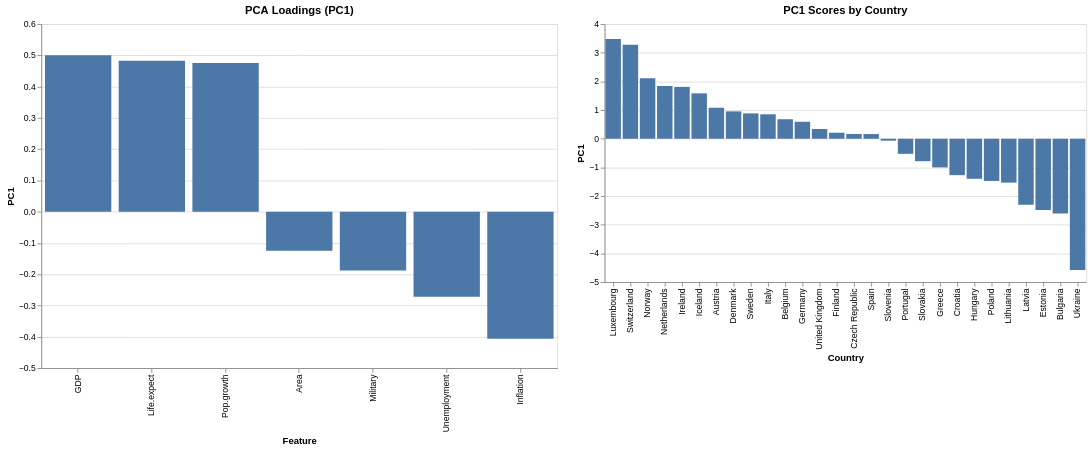

The code cell stored with this chart in its notebook:
### Code cell
loads_bars_pc1 = alt.Chart(loadings_df).mark_bar().encode(
    x=alt.X('Feature', sort='-y'),  # Sort by PC1 value in descending order
    y='PC1',
    tooltip=['Feature', 'PC1']
).properties(
    title='PCA Loadings (PC1)',
    width=600,
    height=400
)

score_bars_pc1 = alt.Chart(scores_df).mark_bar().encode(
    x=alt.X('Country', sort='-y'), # Sort countries by PC1 score
    y='PC1',
    tooltip=['Country', 'PC1'] + list(numerical_cols)
).properties(
    title='PC1 Scores by Country'
)

# Display charts side by side
(loads_bars_pc1 | score_bars_pc1)

### Figure 1 — Vega-Lite specification as saved in the notebook (floating-point values rounded to 4 significant figures)
{"config": {"view": {"continuousWidth": 300, "continuousHeight": 300}}, "hconcat": [{"data": {"name": "data-2eef9b7e00273fbb82afa03fa78ae248"}, "mark": {"type": "bar"}, "encoding": {"tooltip": [{"field": "Feature", "type": "nominal"}, {"field": "PC1", "type": "quantitative"}], "x": {"field": "Feature", "sort": "-y", "type": "nominal"}, "y": {"field": "PC1", "type": "quantitative"}}, "height": 400, "title": "PCA Loadings (PC1)", "width": 600}, {"data": {"name": "data-e6967046ac1c29c06eaadbbf4236b8d1"}, "mark": {"type": "bar"}, "encoding": {"tooltip": [{"field": "Country", "type": "nominal"}, {"field": "PC1", "type": "quantitative"}, {"field": "Area", "type": "quantitative"}, {"field": "GDP", "type": "quantitative"}, {"field": "Inflation", "type": "quantitative"}, {"field": "Life.expect", "type": "quantitative"}, {"field": "Military", "type": "quantitative"}, {"field": "Pop.growth", "type": "quantitative"}, {"field": "Unemployment", "type": "quantitative"}], "x": {"field": "Country", "sort": "-y", "type": "nominal"}, "y": {"field": "PC1", "type": "quantitative"}}, "title": "PC1 Scores by Country"}], "$schema": "https://vega.github.io/schema/vega-lite/v5.20.1.json", "datasets": {"data-2eef9b7e00273fbb82afa03fa78ae248": [{"PC1": -0.1249, "PC2": -0.1729, "Feature": "Area", "PC1_scaled": -0.2497, "PC2_scaled": -0.3457, "zero": 0}, {"PC1": 0.5005, "PC2": -0.1301, "Feature": "GDP", "PC1_scaled": 1.001, "PC2_scaled": -0.2603, "zero": 0}, {"PC1": -0.4065, "PC2": -0.3697, "Feature": "Inflation", "PC1_scaled": -0.813, "PC2_scaled": -0.7393, "zero": 0}, {"PC1": 0.4829, "PC2": 0.2652, "Feature": "Life.expect", "PC1_scaled": 0.9657, "PC2_scaled": 0.5305, "zero": 0}, {"PC1": -0.1881, "PC2": 0.6583, "Feature": "Military", "PC1_scaled": -0.3762, "PC2_scaled": 1.317, "zero": 0}, {"PC1": 0.4757, "PC2": 0.08262, "Feature": "Pop.growth", "PC1_scaled": 0.9514, "PC2_scaled": 0.1652, "zero": 0}, {"PC1": -0.2717, "PC2": 0.5532, "Feature": "Unemployment", "PC1_scaled": -0.5433, "PC2_scaled": 1.106, "zero": 0}], "data-e6967046ac1c29c06eaadbbf4236b8d1": [{"PC1": 1.082, "PC2": -1.27, "Country": "Austria", "Area": 83871, "GDP": 41600, "Inflation": 3.5, "Life.expect": 79.91, "Military": 0.8, "Pop.growth": 0.03, "Unemployment": 4.2, "dx": 25, "dy": 0}, {"PC1": 0.6811, "PC2": -0.416, "Country": "Belgium", "Area": 30528, "GDP": 37800, "Inflation": 3.5, "Life.expect": 79.65, "Military": 1.3, "Pop.growth": 0.06, "Unemployment": 7.2, "dx": -20, "dy": 15}, {"PC1": -2.61, "PC2": 0.2696, "Country": "Bulgaria", "Area": 110879, "GDP": 13800, "Inflation": 4.2, "Life.expect": 73.84, "Military": 2.6, "Pop.growth": -0.8, "Unemployment": 9.6, "dx": 25, "dy": 0}, {"PC1": -1.27, "PC2": 1.901, "Country": "Croatia", "Area": 56594, "GDP": 18000, "Inflation": 2.3, "Life.expect": 75.99, "Military": 2.39, "Pop.growth": -0.09, "Unemployment": 17.7, "dx": 25, "dy": 0}, {"PC1": 0.1672, "PC2": -0.1319, "Country": "Czech Republic", "Area": 78867, "GDP": 27100, "Inflation": 1.9, "Life.expect": 77.38, "Military": 1.15, "Pop.growth": -0.13, "Unemployment": 8.5, "dx": 45, "dy": -1}, {"PC1": 0.9552, "PC2": -0.4096, "Country": "Denmark", "Area": 43094, "GDP": 37000, "Inflation": 2.8, "Life.expect": 78.78, "Military": 1.3, "Pop.growth": 0.24, "Unemployment": 6.1, "dx": 25, "dy": 3}, {"PC1": -2.488, "PC2": -0.08578, "Country": "Estonia", "Area": 45228, "GDP": 20400, "Inflation": 5.0, "Life.expect": 73.58, "Military": 2.0, "Pop.growth": -0.65, "Unemployment": 12.5, "dx": 25, "dy": 0}, {"PC1": 0.2106, "PC2": -0.03372, "Country": "Finland", "Area": 338145, "GDP": 36000, "Inflation": 3.3, "Life.expect": 79.41, "Military": 2.0, "Pop.growth": 0.07, "Unemployment": 7.8, "dx": 25, "dy": -1}, {"PC1": 0.5924, "PC2": -0.4718, "Country": "Germany", "Area": 357022, "GDP": 38100, "Inflation": 2.5, "Life.expect": 80.19, "Military": 1.5, "Pop.growth": -0.2, "Unemployment": 6.0, "dx": 10, "dy": -12}, {"PC1": -1.0, "PC2": 3.407, "Country": "Greece", "Area": 131957, "GDP": 26300, "Inflation": 3.3, "Life.expect": 80.05, "Military": 4.3, "Pop.growth": 0.06, "Unemployment": 17.4, "dx": 25, "dy": 0}, {"PC1": -1.397, "PC2": -0.03423, "Country": "Hungary", "Area": 93028, "GDP": 19600, "Inflation": 3.9, "Life.expect": 75.02, "Military": 1.75, "Pop.growth": -0.18, "Unemployment": 10.9, "dx": 25, "dy": 0}, {"PC1": 1.584, "PC2": -1.477, "Country": "Iceland", "Area": 103000, "GDP": 38100, "Inflation": 4.0, "Life.expect": 81.0, "Military": 0.0, "Pop.growth": 0.67, "Unemployment": 7.4, "dx": 25, "dy": 0}, {"PC1": 1.809, "PC2": 0.5218, "Country": "Ireland", "Area": 70273, "GDP": 40800, "Inflation": 2.6, "Life.expect": 80.32, "Military": 0.9, "Pop.growth": 1.11, "Unemployment": 14.4, "dx": 25, "dy": 0}, {"PC1": 0.8532, "PC2": 0.3278, "Country": "Italy", "Area": 301340, "GDP": 30500, "Inflation": 2.9, "Life.expect": 81.86, "Military": 1.8, "Pop.growth": 0.38, "Unemployment": 8.4, "dx": 25, "dy": 0}, {"PC1": -2.306, "PC2": -0.6753, "Country": "Latvia", "Area": 64589, "GDP": 16800, "Inflation": 4.4, "Life.expect": 72.93, "Military": 1.1, "Pop.growth": -0.6, "Unemployment": 12.8, "dx": 25, "dy": 0}, {"PC1": -1.53, "PC2": -0.195, "Country": "Lithuania", "Area": 65300, "GDP": 19100, "Inflation": 4.1, "Life.expect": 75.55, "Military": 0.9, "Pop.growth": -0.28, "Unemployment": 15.4, "dx": 30, "dy": 0}, {"PC1": 3.478, "PC2": -1.076, "Country": "Luxembourg", "Area": 2586, "GDP": 80600, "Inflation": 3.4, "Life.expect": 79.75, "Military": 0.9, "Pop.growth": 1.14, "Unemployment": 5.7, "dx": 0, "dy": -10}, {"PC1": 1.84, "PC2": -0.05723, "Country": "Netherlands", "Area": 41543, "GDP": 42000, "Inflation": 2.3, "Life.expect": 80.91, "Military": 1.6, "Pop.growth": 0.45, "Unemployment": 4.4, "dx": 0, "dy": -10}, {"PC1": 2.107, "PC2": -0.144, "Country": "Norway", "Area": 323802, "GDP": 53400, "Inflation": 1.3, "Life.expect": 80.32, "Military": 1.9, "Pop.growth": 0.33, "Unemployment": 3.3, "dx": 25, "dy": 0}, {"PC1": -1.472, "PC2": 0.07299, "Country": "Poland", "Area": 312685, "GDP": 20200, "Inflation": 4.2, "Life.expect": 76.25, "Military": 1.9, "Pop.growth": -0.08, "Unemployment": 12.4, "dx": 25, "dy": 0}, {"PC1": -0.5265, "PC2": 1.035, "Country": "Portugal", "Area": 92090, "GDP": 23400, "Inflation": 3.7, "Life.expect": 78.7, "Military": 2.3, "Pop.growth": 0.18, "Unemployment": 12.7, "dx": 25, "dy": 0}, {"PC1": -0.783, "PC2": -0.1723, "Country": "Slovakia", "Area": 49035, "GDP": 23300, "Inflation": 3.9, "Life.expect": 76.03, "Military": 1.08, "Pop.growth": 0.1, "Unemployment": 13.2, "dx": 25, "dy": 0}, {"PC1": -0.06754, "PC2": 0.7977, "Country": "Slovenia", "Area": 20273, "GDP": 28800, "Inflation": 1.8, "Life.expect": 77.48, "Military": 1.7, "Pop.growth": -0.19, "Unemployment": 11.8, "dx": 25, "dy": 0}, {"PC1": 0.1638, "PC2": 1.152, "Country": "Spain", "Area": 505370, "GDP": 30500, "Inflation": 3.1, "Life.expect": 81.27, "Military": 1.2, "Pop.growth": 0.65, "Unemployment": 21.7, "dx": 25, "dy": 0}, {"PC1": 0.8851, "PC2": -0.4029, "Country": "Sweden", "Area": 450295, "GDP": 40700, "Inflation": 3.0, "Life.expect": 81.18, "Military": 1.5, "Pop.growth": 0.17, "Unemployment": 7.5, "dx": 10, "dy": 10}, {"PC1": 3.282, "PC2": -0.1082, "Country": "Switzerland", "Area": 41277, "GDP": 44500, "Inflation": 0.2, "Life.expect": 81.17, "Military": 1.0, "Pop.growth": 0.92, "Unemployment": 2.8, "dx": 0, "dy": -10}, {"PC1": -4.58, "PC2": -2.829, "Country": "Ukraine", "Area": 603550, "GDP": 7200, "Inflation": 8.0, "Life.expect": 68.74, "Military": 1.4, "Pop.growth": -0.63, "Unemployment": 7.9, "dx": 25, "dy": 0}, {"PC1": 0.3408, "PC2": 0.5057, "Country": "United Kingdom", "Area": 243610, "GDP": 36500, "Inflation": 4.5, "Life.expect": 80.17, "Military": 2.7, "Pop.growth": 0.55, "Unemployment": 8.1, "dx": 0, "dy": 10}]}}
